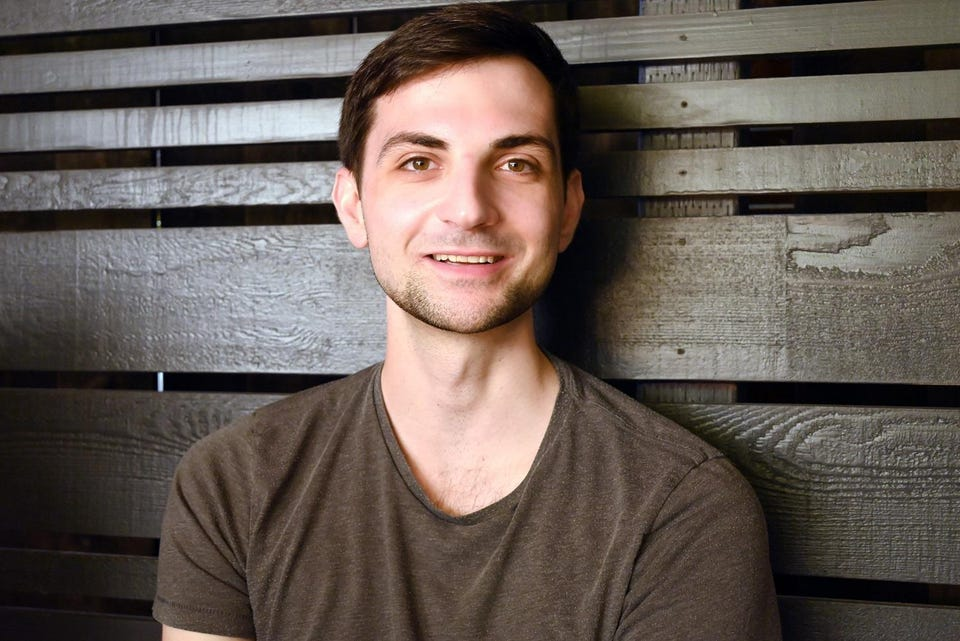
#> input picture asciiConcept/person2.jpg, 960 x 641 px
$ python sobel_edge.py   (older library calls are emulated)
#> lines starting #> are read from the running program, lines starting #| are printed output that depends on the picture; after the words box and inside, x2 and y2 are one past the last pixel; in counts of white or black regions, pixels touching at a corner belong together
import cv2

img = cv2.imread('person2.jpg')
#> img is the input picture: shape (641, 960, 3); mean B, G, R 84.6, 90.9, 101.5
cv2.imshow('Original Image', img)
cv2.waitKey(0)

grayscale_img = cv2.cvtColor(img, cv2.COLOR_BGR2GRAY)
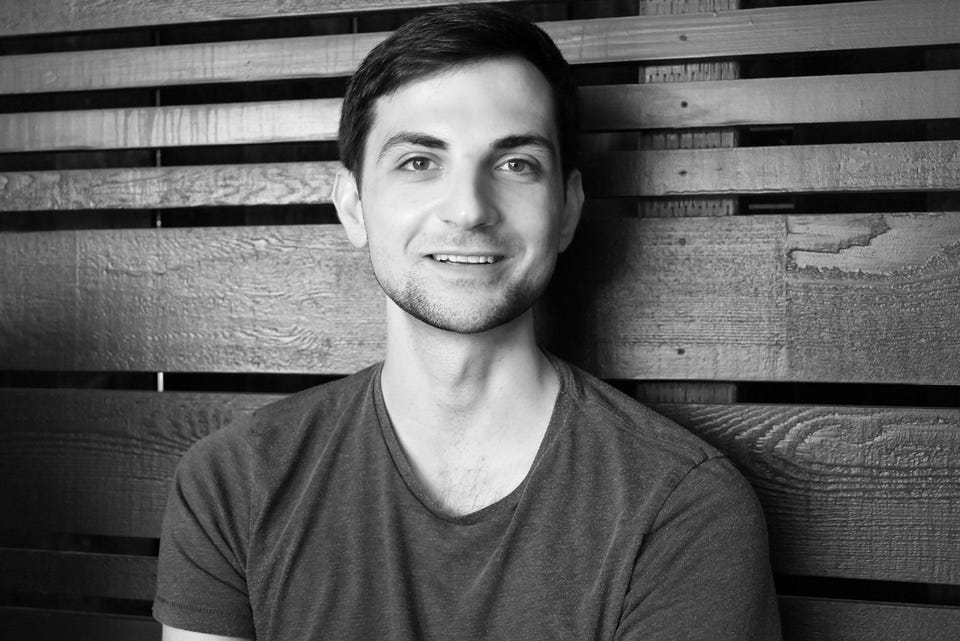
#> grayscale_img: shape (641, 960); min 0, max 253, mean 93.3
cv2.imshow('Gray Scale Image', grayscale_img)
cv2.waitKey(0)

gaussianblur_img = cv2.GaussianBlur(grayscale_img, (3,3),10)
cv2.imshow('Blurred Image', gaussianblur_img)
cv2.waitKey(0)

sobelx = cv2.Sobel(src = gaussianblur_img, ddepth = cv2.CV_64F, dx = 1, dy = 0, ksize = 5)
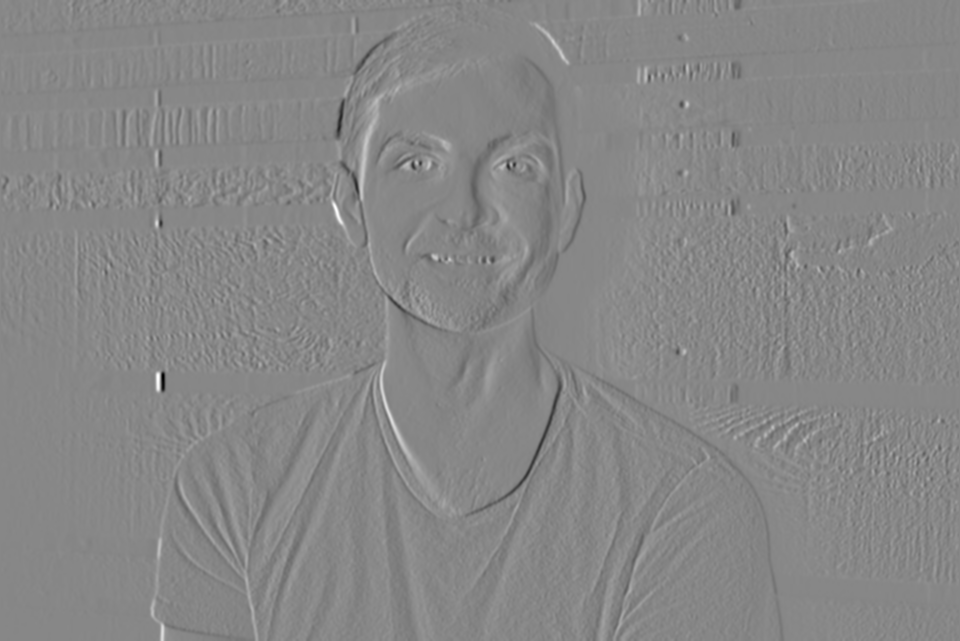
#> sobelx: shape (641, 960) float64; min -7960, max 7070, mean 3.9; drawn with min black and max white
cv2.imshow("Sobel X", sobelx)
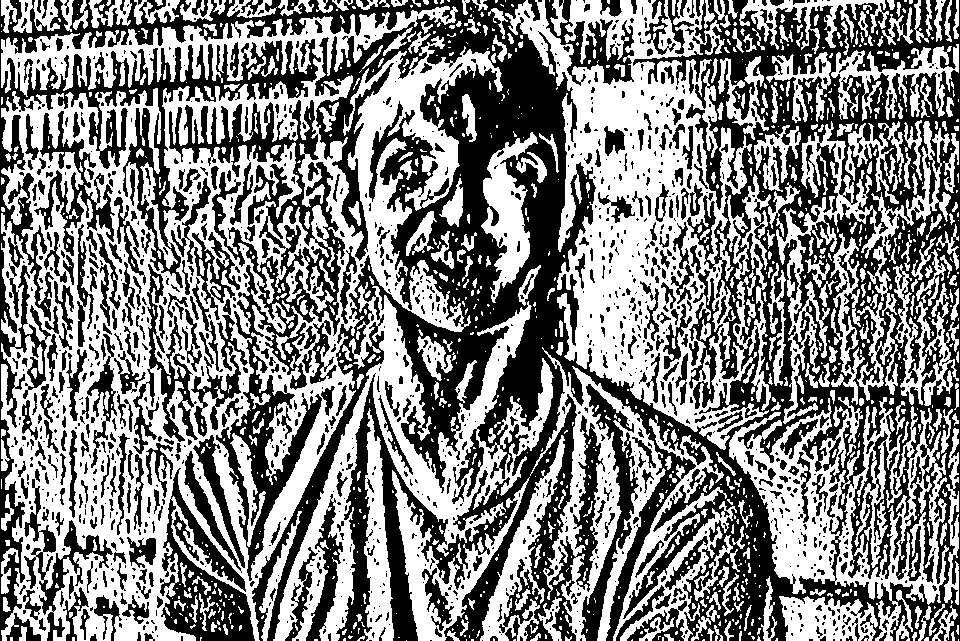
#> window 'Sobel X': shape (641, 960); 51.4% white; 1452 black regions (994 under 20 px), largest, box (x1, y1, x2, y2) and area: (0, 0, 960, 641) 200196, (169, 100, 345, 581) 19257, (160, 468, 255, 641) 6077
cv2.waitKey(0)

sobelxy = cv2.Sobel(src = gaussianblur_img, ddepth = cv2.CV_64F, dx = 1, dy = 1, ksize = 5)
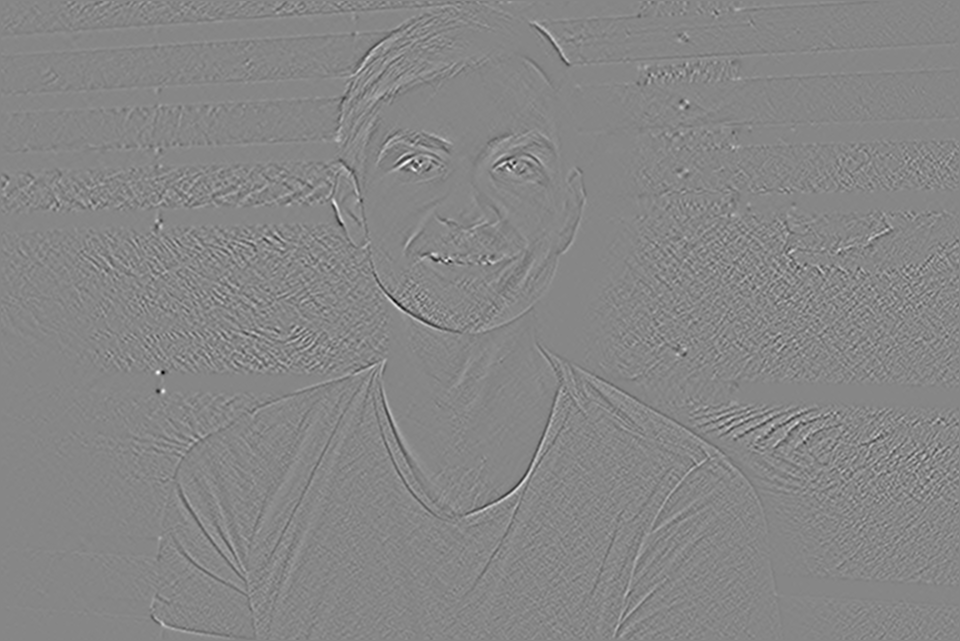
#> sobelxy: shape (641, 960) float64; min -1106, max 988, mean 0; drawn with min black and max white
cv2.imshow("Sobel xy", sobelxy)
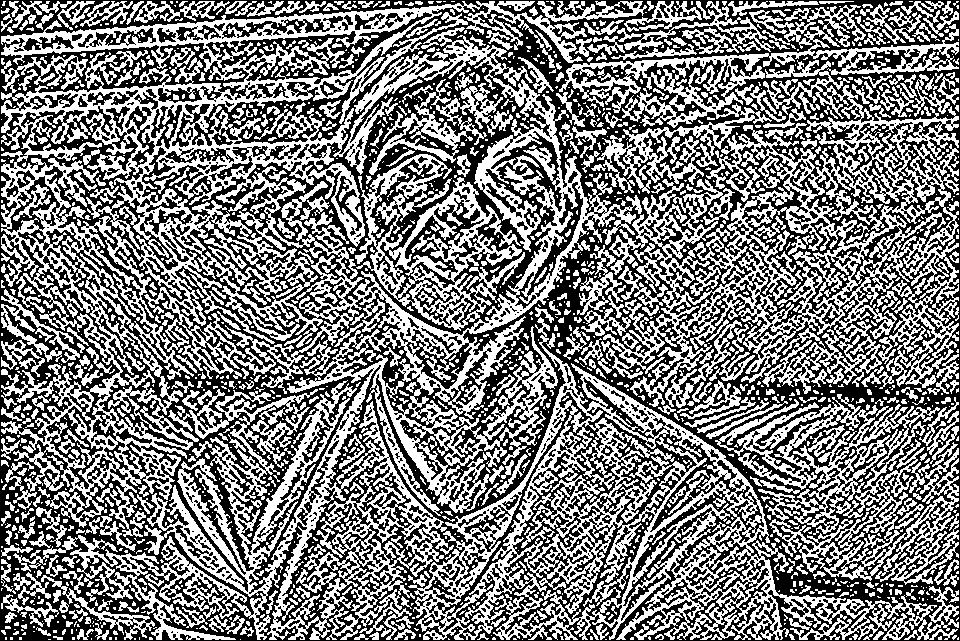
#> window 'Sobel xy': shape (641, 960); 48.5% white; 1680 white regions (1153 under 20 px), largest, box (x1, y1, x2, y2) and area: (1, 1, 647, 640) 126653, (601, 60, 959, 407) 38210, (408, 317, 959, 640) 36645
cv2.waitKey(0)

$ run again, with asciiConcept/person3.jpg copied over asciiConcept/person2.jpg
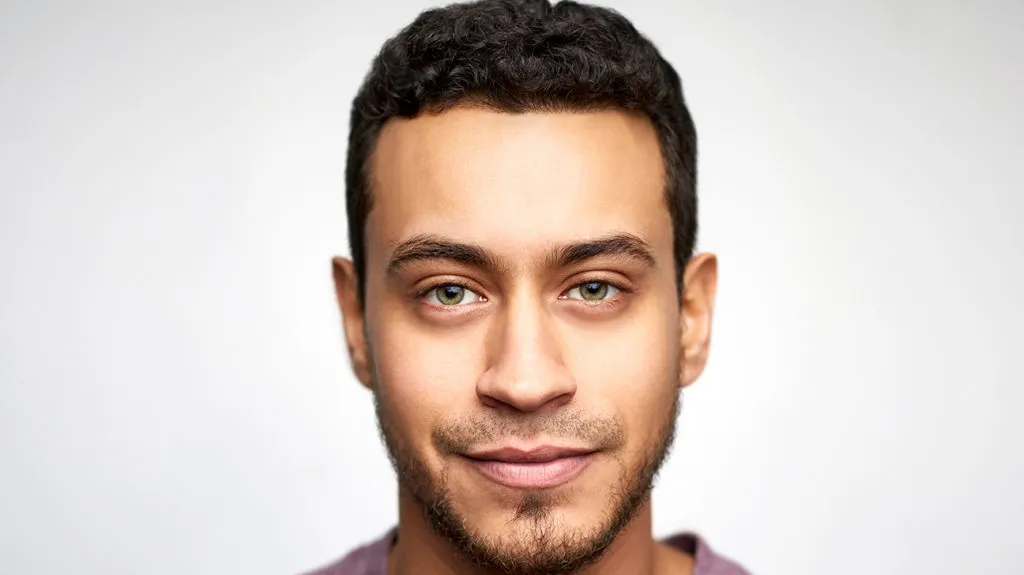
#> input picture asciiConcept/person3.jpg, 1024 x 575 px
#> img is the input picture: shape (575, 1024, 3); mean B, G, R 193.5, 200.3, 212.9
#> `cv2.imshow("Sobel X", sobelx)`:
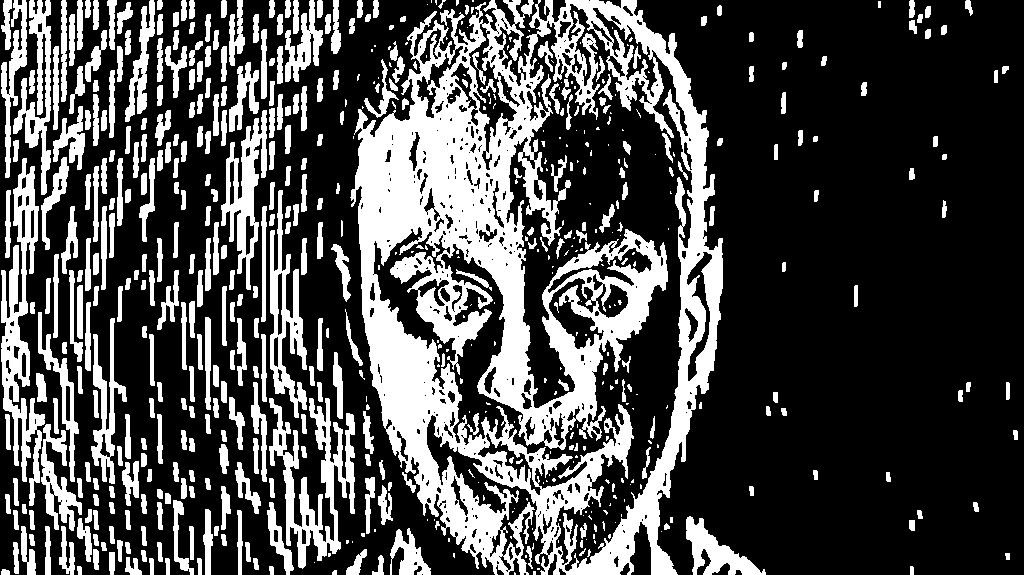
#> window 'Sobel X': shape (575, 1024); 29.8% white; 588 white regions (194 under 20 px), largest, box (x1, y1, x2, y2) and area: (350, 0, 723, 575) 90918, (1, 158, 45, 506) 5694, (269, 398, 355, 569) 5330
#> `cv2.imshow("Sobel xy", sobelxy)`:
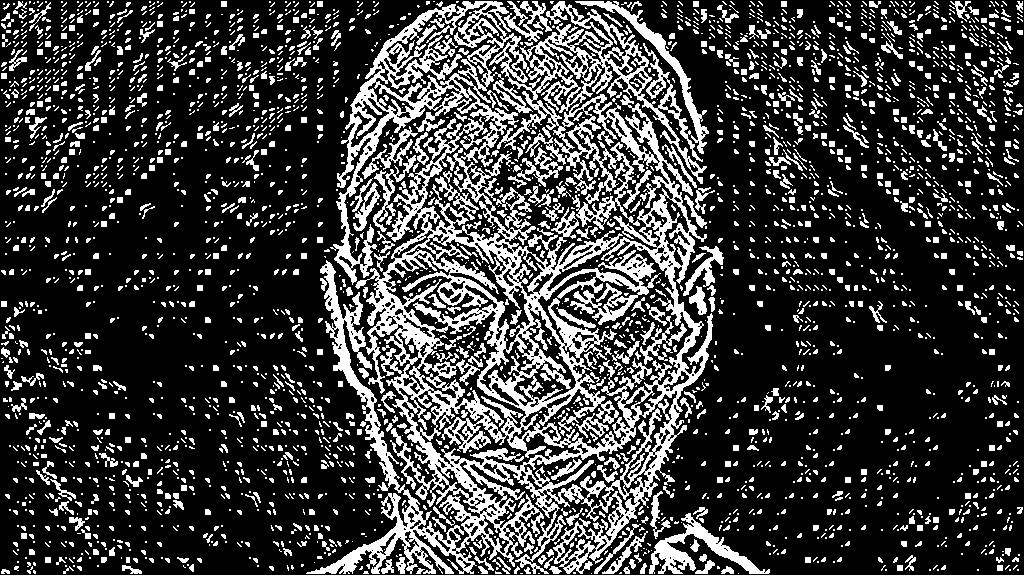
#> window 'Sobel xy': shape (575, 1024); 23.4% white; 3373 white regions (2686 under 20 px), largest, box (x1, y1, x2, y2) and area: (306, 1, 713, 574) 76136, (649, 513, 770, 574) 1972, (575, 1, 709, 154) 1723

$ run again, with asciiConcept/person4.jpg copied over asciiConcept/person2.jpg
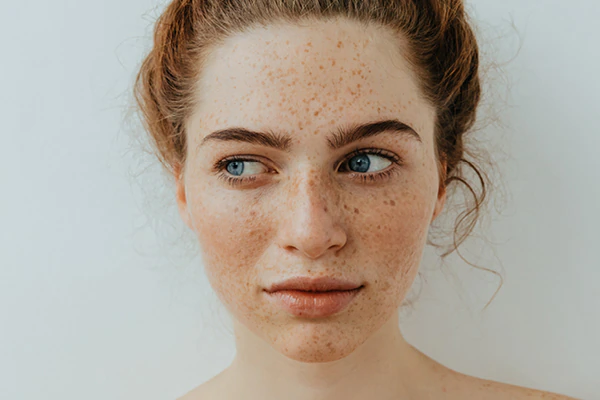
#> input picture asciiConcept/person4.jpg, 600 x 400 px
#> img is the input picture: shape (400, 600, 3); mean B, G, R 152.6, 164.8, 175.6
#> `cv2.imshow("Sobel X", sobelx)`:
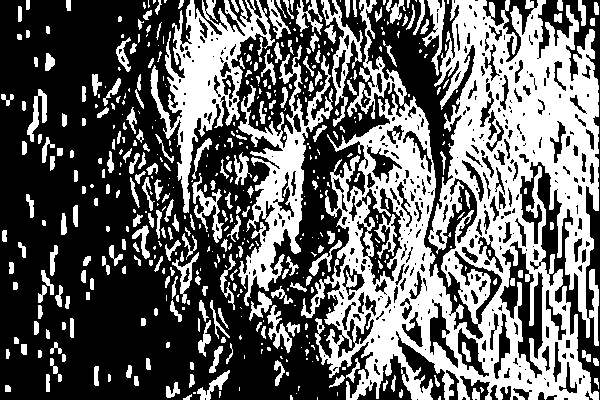
#> window 'Sobel X': shape (400, 600); 40% white; 508 white regions (254 under 20 px), largest, box (x1, y1, x2, y2) and area: (301, 0, 599, 400) 59106, (150, 0, 275, 213) 8239, (238, 45, 333, 306) 7034
#> `cv2.imshow("Sobel xy", sobelxy)`:
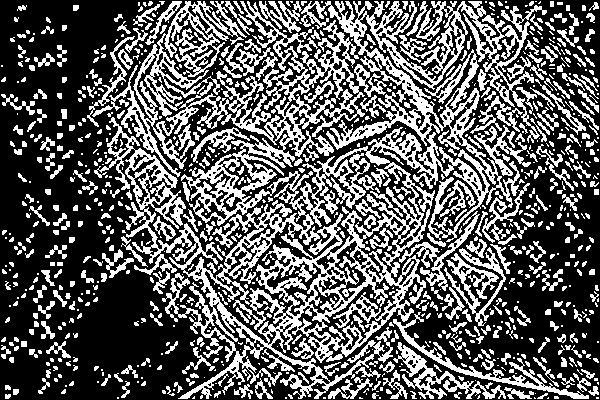
#> window 'Sobel xy': shape (400, 600); 36.5% white; 920 white regions (571 under 20 px), largest, box (x1, y1, x2, y2) and area: (92, 1, 547, 399) 53907, (444, 247, 506, 326) 1491, (393, 312, 589, 399) 1456

$ run again, with asciiConcept/guy.jpg copied over asciiConcept/person2.jpg
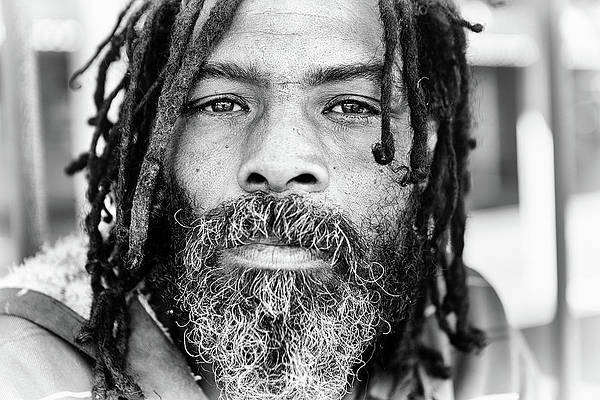
#> input picture asciiConcept/guy.jpg, 600 x 400 px
#> img is the input picture: shape (400, 600, 3); mean B, G, R 136.6, 136.7, 136.5
#> `cv2.imshow("Sobel X", sobelx)`:
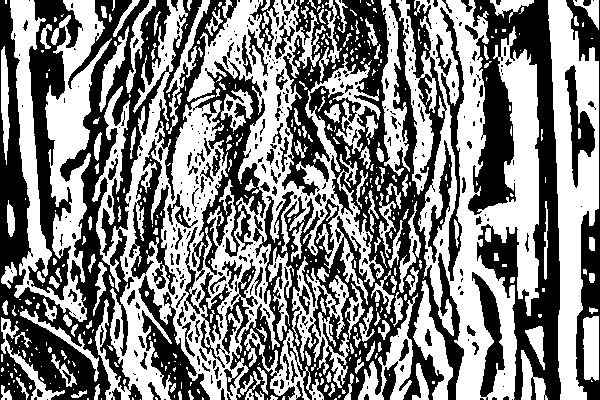
#> window 'Sobel X': shape (400, 600); 50.8% white; 455 black regions (316 under 20 px), largest, box (x1, y1, x2, y2) and area: (0, 0, 464, 400) 69190, (468, 0, 561, 400) 16535, (28, 0, 83, 300) 6141
#> `cv2.imshow("Sobel xy", sobelxy)`:
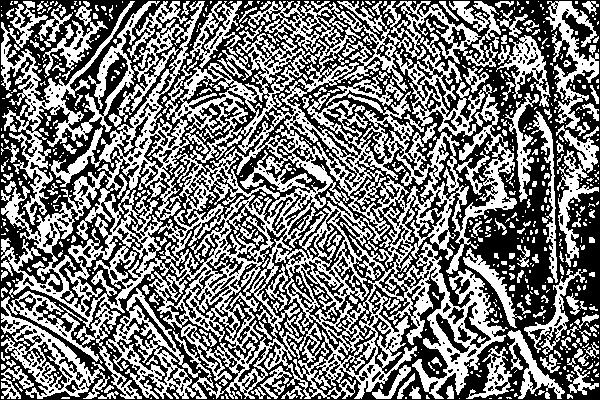
#> window 'Sobel xy': shape (400, 600); 47.3% white; 781 white regions (593 under 20 px), largest, box (x1, y1, x2, y2) and area: (1, 1, 517, 399) 76512, (1, 1, 160, 225) 6664, (106, 288, 201, 399) 2973
